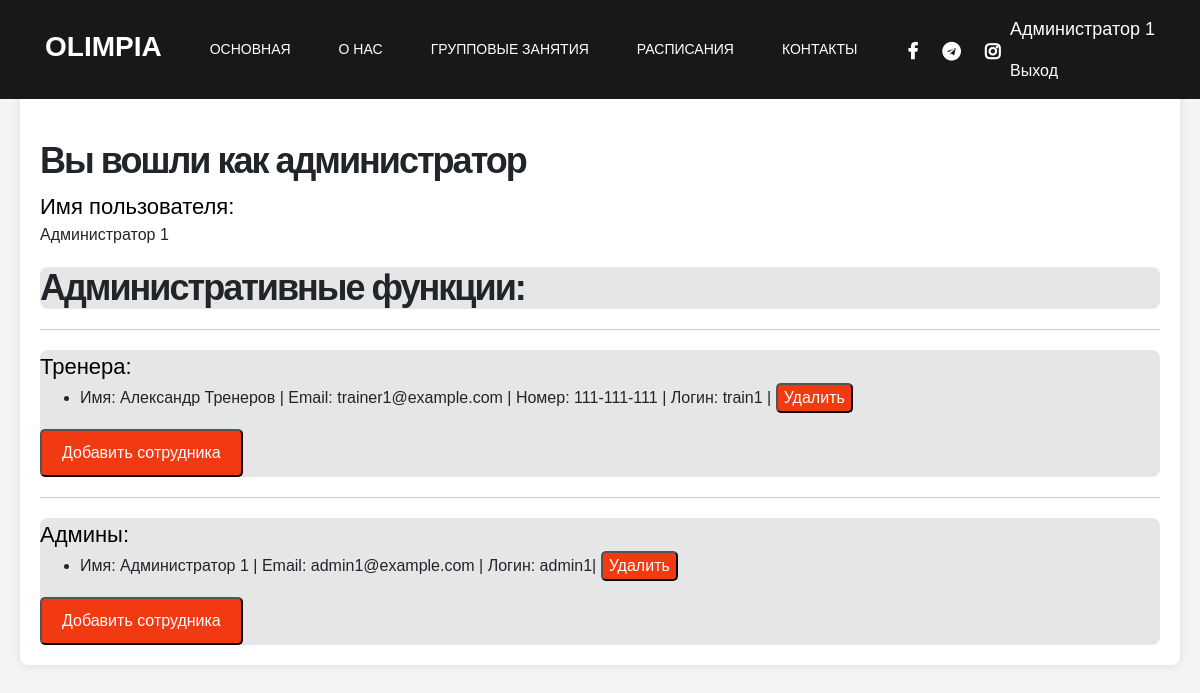
Page /profile.php (signed in) on the committed database.
### tables this page shows
CREATE TABLE Trainers (
    ID INT PRIMARY KEY AUTO_INCREMENT,
    Name VARCHAR(255),
    Email VARCHAR(255) UNIQUE,
    PhoneNumber VARCHAR(15),
    TrainerLogin VARCHAR(255) UNIQUE,
    Password VARCHAR(255) UNIQUE
);

### helpers.php (called while the page is built, shortened)
<?php
function include_template($name, array $data = [])
{
    $name = 'templates/' . $name;
    extract($data);
    require $name;
    $result = ob_get_clean();
    return $result;
}

### functions.php (called while the page is built, shortened)
<?php
function get_trainers(mysqli $con): array
{
    $sql = "SELECT * FROM Trainers";
    return mysqli_fetch_all(mysqli_query($con, $sql), MYSQLI_ASSOC);
}
function get_admins(mysqli $con): array
{
    $sql = "SELECT * FROM Admins";
    return mysqli_fetch_all(mysqli_query($con, $sql), MYSQLI_ASSOC);
}

### templates/admin-profile.php (the view, shortened to what this page needs)
<main>
    <body>
        <div class="profile-container">
            <div class="profile">
                <div class="profile-info">
                    <h2>Вы вошли как администратор</h2>
                    <h6>Имя пользователя:</h6>
                    <span>
                        <?= $user_name ?><span>
                </div>
                <div class="admin-functionalities">
                    <h2>Административные функции:</h2>
                </div>
                <div class="separator"></div>
                    <div class="admin-functionalities">
                        <h6>Тренера: </h6>
                        <?php if (!empty($trainers)): ?>
                            <ul>
                                <?php foreach ($trainers as $trainer): ?>
                                    <li>Имя: <?=$trainer['Name'] ?> | Email: <?=$trainer['Email'] ?> | Номер: <?=$trainer['PhoneNumber'] ?> | Логин: <?=$trainer['TrainerLogin'] ?> | <button class="delete-button">Удалить</button></li>
                                <?php endforeach; ?>
                            </ul>
                        <?php else : ?>
                            <p>Список сотрудников-тренеров пуст</p>
                        <?php endif; ?>
                        <a href="admin-create.php"><button class="button">Добавить сотрудника</button></a>
                    </div>
                <div class="separator"></div>
                    <div class="admin-functionalities">
                        <h6>Админы: </h6>
                        <?php if (!empty($admins)): ?>
                            <ul>
                                <?php foreach ($admins as $admin): ?>
                                    <li>Имя: <?=$admin['Name'] ?> | Email: <?=$admin['Email'] ?> | Логин:  <?=$admin['AdminLogin'] ?>|  <button class="delete-button">Удалить</button></li>
                                <?php endforeach; ?>
                            </ul>
                        <?php else : ?>
                            <p>Список сотрудников-админов пуст</p>
                        <?php endif; ?>
                        <a href="admin-create.php"><button class="button">Добавить сотрудника</button></a>
                    </div>
            </div>
        </div>
    </body>
</main>

### css/tooplate-gymso-style.css (style rules this page uses)
:root { --primary-color: #f13a11; --white-color: #ffffff; --dark-color: #171819; --about-bg-color: #f9f9f9; --gray-color: #909090; --link-color: #404040; --p-color: #666262; --base-font-family: 'Plain', sans-serif; --font-weight-bold: bold; --font-weight-normal: normal; --font-weight-light: 300; --font-weight-thin: 100; --h1-font-size: 48px; --h2-font-size: 36px; --h3-font-size: 28px; --h4-font-size: 24px; --h5-font-size: 22px; --h6-font-size: 22px; --p-font-size: 18px; --base-font-size: 16px; --menu-font-size: 14px; --border-radius-large: 100%; --border-radius-small: 2px; }
body { background: var(--white-color); font-family: var(--base-font-family); }
h1,h2,h3,h4,h5,h6 { font-weight: var(--font-weight-thin); line-height: normal; }
h2 { font-size: var(--h2-font-size); font-weight: var(--font-weight-bold); letter-spacing: -2px; }
h6 { color: var(--gray-color); font-size: var(--h6-font-size); line-height: inherit; margin: 0; }
* { -webkit-box-sizing: border-box; -moz-box-sizing: border-box; box-sizing: border-box; }
*::before, *::after { -webkit-box-sizing: border-box; -moz-box-sizing: border-box; box-sizing: border-box; }
a { color: var(--link-color); font-weight: normal; text-decoration: none; transition: all 0.3s ease; }

### templates/admin-profile.php (style rules this page uses)
body { margin: 0; padding: 0; }
body { background-color: #f4f4f4; font-family: Arial, sans-serif; }
.profile-container { max-width: 1200px; margin: 0 auto; padding: 20px; }
.profile { background-color: #fff; border-radius: 8px; box-shadow: 0 0 10px rgba(0, 0, 0, 0.1); padding: 20px; margin-bottom: 20px; }
.admin-functionalities { background-color: #e6e6e6; border-radius: 8px; padding: 15 15 15 0px; margin-top: 20px; }
.button { display: inline-block; padding: 10px 20px; font-size: 16px; text-align: center; text-decoration: none; background-color: #f13a11; color: #fff; border-radius: 5px; cursor: pointer; }
.delete-button { display: inline-block; font-size: 16px; text-align: center; text-decoration: none; background-color: #f13a11; color: #fff; border-radius: 5px; cursor: pointer; }
.separator { border-top: 1px solid #ccc; margin: 20px 0; }
.profile-info { margin-top: 100px; margin-bottom: 20px; }
h6 { color: black; }

### rows in the picture
trainers: Name "Александр Тренеров", Email "trainer1@example.com", PhoneNumber "111-111-111", TrainerLogin "train1"

### other values in the picture
$_SESSION['username'] "Администратор 1"
$user_name "Администратор 1"
$admin['Name'] "Администратор 1"
$admin['Email'] "admin1@example.com"
$admin['AdminLogin'] "admin1"
